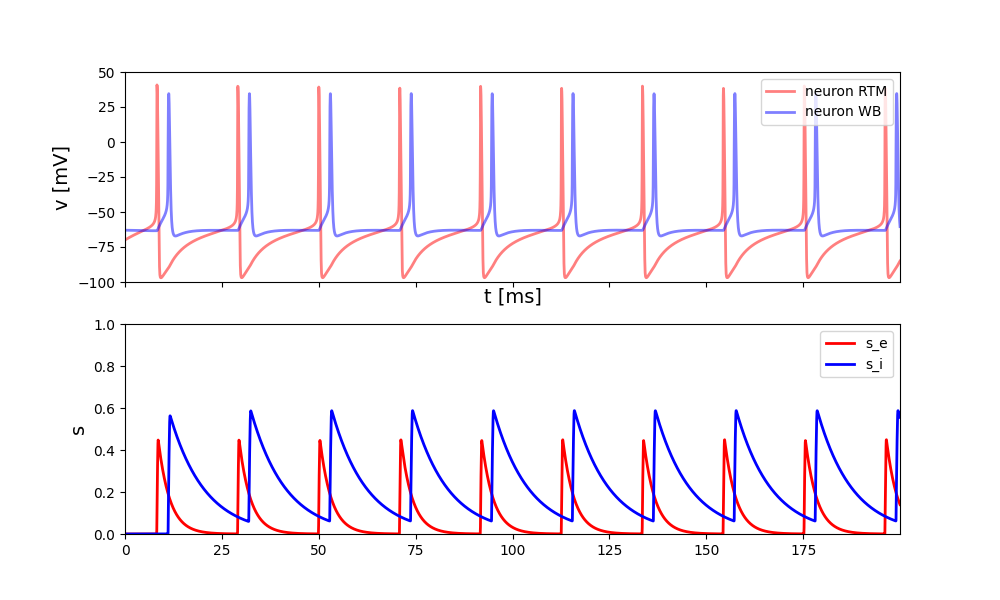

Reproduce this figure in Python.
import brian2 as b2
import matplotlib.pyplot as plt
import numpy as np


def plot_data(st_mon_e, st_mon_i, title=None, c='k'):
    """Plots the state_monitor variables "vm" vs. time.

    Args:
        state_monitor (StateMonitor): the data to plot
        title (string, optional): plot title to display
    """

    fig, ax = plt.subplots(2, figsize=(10, 6), sharex=True)

    ax[0].plot(st_mon_e.t / b2.ms, st_mon_e.vm_e[0] /
               b2.mV, lw=2, c="r", alpha=0.5, label="neuron RTM")
    ax[0].plot(st_mon_i.t / b2.ms, st_mon_i.vm_i[0] /
               b2.mV, lw=2, c="b", alpha=0.5, label='neuron WB')

    ax[1].plot(st_mon_e.t / b2.ms, st_mon_e.s_e[0],
               lw=2, c="r", label='s_e')
    ax[1].plot(st_mon_i.t / b2.ms, st_mon_i.s_i[0],
               lw=2, c="b", label='s_i')

    ax[0].set_xlabel("t [ms]", fontsize=14)
    ax[0].set_ylabel("v [mV]", fontsize=14)
    ax[1].set_ylabel("s", fontsize=14)

    ax[0].set_xlim(0, np.max(st_mon_e.t / b2.ms))
    ax[0].set_ylim(-100, 50)
    ax[1].set_ylim(0, 1)
    ax[0].legend()
    ax[1].legend()

    if title is not None:
        ax[0].set_title(title)
    plt.savefig("PING_2_cell.png")
    plt.show()

# Reduced Traub-Miles Model


def simulate_2_cell_PING():

    num_e = 1
    num_i = 1
    I_ext_e = 1.4 * b2.uA
    I_ext_i = 0 * b2.uA

    weight_ei = weight_ie = 1  # connection weight of tr to wb cell.

    v0_e = -70 * b2.mV
    v0_i = -63 * b2.mV

    simulation_time = 200.0 * b2.ms
    integration_method = "rk4"

    params_e = {'El': -67.0 * b2.mV,
                'EK': -100.0 * b2.mV,
                'ENa': 50.0 * b2.mV,
                'gl': 0.1 * b2.msiemens,
                'gK': 80.0 * b2.msiemens,
                'gNa': 100.0 * b2.msiemens,
                'C': 1.0 * b2.ufarad,
                'tau_d_e': 3.0 * b2.ms,
                'tau_r_e': 0.5 * b2.ms,
                # 'tau_dq_e': 0.17228803581986085 * b2.ms
                }

    # WB neuron parameters-------------------------------------------
    params_i = {'El': -65.0 * b2.mV,
                'EK': -90.0 * b2.mV,
                'ENa': 55.0 * b2.mV,
                'gl': 0.1 * b2.msiemens,
                'gK': 9.0 * b2.msiemens,
                'gNa': 35.0 * b2.msiemens,
                'C': 1.0 * b2.ufarad,
                'tau_d_i': 9.0 * b2.ms,
                'tau_r_i': 0.5 * b2.ms,
                # 'tau_dq_i': 0.11628780300799235 * b2.ms,
                }

    params_syn = {
        "g_ei": 0.25 * b2.msiemens,
        "g_ie": 0.25 * b2.msiemens,
        'v_rev_e': 0 * b2.mV,
        'v_rev_i': -75 * b2.mV,
    }

    eqs_e = """

    alphah = 0.128 * exp(-(vm_e + 50.0*mV) / (18.0*mV))/ms :Hz
    alpham = 0.32/mV * (vm_e + 54*mV) / (1.0 - exp(-(vm_e + 54.0*mV) / (4.0*mV)))/ms:Hz
    alphan = 0.032/mV * (vm_e + 52*mV) / (1.0 - exp(-(vm_e + 52.0*mV) / (5.0*mV)))/ms:Hz

    betah  = 4.0 / (1.0 + exp(-(vm_e + 27.0*mV) / (5.0*mV)))/ms:Hz
    betam  = 0.28/mV * (vm_e + 27.0*mV) / (exp((vm_e + 27.0*mV) / (5.0*mV)) - 1.0)/ms:Hz
    betan  = 0.5 * exp(-(vm_e + 57.0*mV) / (40.0*mV))/ms:Hz

    membrane_Im = I_ext + gNa*m**3*h*(ENa-vm_e) + \
        gl*(El-vm_e) + gK*n**4*(EK-vm_e) + I_syn_e: amp
    I_ext : amp
    I_syn_e : amp

    dm/dt = alpham*(1-m)-betam*m : 1
    dn/dt = alphan*(1-n)-betan*n : 1
    dh/dt = alphah*(1-h)-betah*h : 1

    ds_e/dt = 0.5 * (1 + tanh(0.1*vm_e/mV)) * (1-s_e)/tau_r_e - s_e/tau_d_e : 1
    
    dvm_e/dt = membrane_Im/C : volt
    """

    neuron_e = b2.NeuronGroup(num_e,
                              eqs_e,
                              method=integration_method,
                              dt=0.05*b2.ms,
                              threshold='vm_e>-55*mV',
                              refractory='vm_e>-55*mV',
                              namespace=params_e)

    # initialize variables
    neuron_e.vm_e = v0_e
    neuron_e.m = "1 / (1 + betam/alpham)"
    neuron_e.h = "1 / (1 + betah/alphah)"
    neuron_e.n = "1 / (1 + betan/alphan)"
    neuron_e.I_ext = I_ext_e

    # forming WB model with differential equations
    eqs_i = """
    alphah = 0.35 * exp(-(vm_i + 58.0*mV) / (20.0*mV))/ms :Hz
    alpham = 0.1/mV * (vm_i + 35.0*mV) / (1.0 - exp(-0.1/mV * (vm_i + 35.0*mV))) /ms :Hz
    alphan = -0.05/mV * (vm_i + 34.0*mV) / (exp(-0.1/mV * (vm_i + 34.0*mV)) - 1.0)/ms :Hz
    
    betah = 5.0 / (exp(-0.1/mV * (vm_i + 28.0*mV)) + 1.0)/ms :Hz
    betam = 4.0 * exp(-(vm_i + 60.0*mV) / (18.0*mV))/ms :Hz
    betan = 0.625 * exp(-(vm_i + 44.0*mV) / (80.0*mV))/ms :Hz
    
    m_inf = alpham / (alpham + betam) : 1
    
    membrane_Im = I_ext + gNa*m_inf**3*h*(ENa-vm_i) + \
        gl*(El-vm_i) + gK*n**4*(EK-vm_i) + I_syn_i: amp
    
    I_ext : amp
    I_syn_i : amp
    
    dn/dt = alphan*(1-n)-betan*n : 1
    dh/dt = alphah*(1-h)-betah*h : 1

    ds_i/dt = 0.5 * (1 + tanh(0.1*vm_i/mV)) * (1-s_i)/tau_r_i - s_i/tau_d_i : 1
    
    dvm_i/dt = membrane_Im/C : volt
    """

    neuron_i = b2.NeuronGroup(num_i,
                              eqs_i,
                              method=integration_method,
                              dt=0.01 * b2.ms,
                              threshold='vm_i>-55*mV',
                              refractory='vm_i>-55*mV',
                              namespace=params_i)

    neuron_i.vm_i = v0_i
    neuron_i.h = "1 / (1 + betah / alphah)"
    neuron_i.n = "1 / (1 + betan / alphan)"
    neuron_i.I_ext = I_ext_i

    #---------------------------------------------------------------#
    syn_ei_eqs = '''
    w : 1
    I_syn_i_post = g_ei * s_e_pre * (v_rev_e - vm_i) :amp (summed)
    '''
    syn_ie_eqs = '''
    w : 1
    I_syn_e_post = g_ie * s_i_pre * (v_rev_i - vm_e) :amp (summed)
    '''
    #---------------------------------------------------------------#
    S_ei = b2.Synapses(neuron_e,
                       neuron_i,
                       syn_ei_eqs,
                       namespace=params_syn)
    S_ei.connect(i=0, j=0)
    S_ei.w = weight_ei
    #---------------------------------------------------------------#
    S_ie = b2.Synapses(neuron_i,
                       neuron_e,
                       syn_ie_eqs,
                       namespace=params_syn)
    S_ie.connect(i=0, j=0)
    S_ie.w = weight_ie

    # tracking variables
    st_mon_e = b2.StateMonitor(neuron_e, ["vm_e", "s_e"], record=True)
    st_mon_i = b2.StateMonitor(neuron_i, ["vm_i", "s_i"], record=True)

    # running the simulation
    net = b2.Network(neuron_e)
    net.add(neuron_i)
    net.add(st_mon_e)
    net.add(st_mon_i)
    net.add(S_ei)
    net.add(S_ie)
    net.run(simulation_time)
    return st_mon_e, st_mon_i


if __name__ == "__main__":

    st_mon_e, st_mon_wb = simulate_2_cell_PING()
    plot_data(st_mon_e, st_mon_wb)
